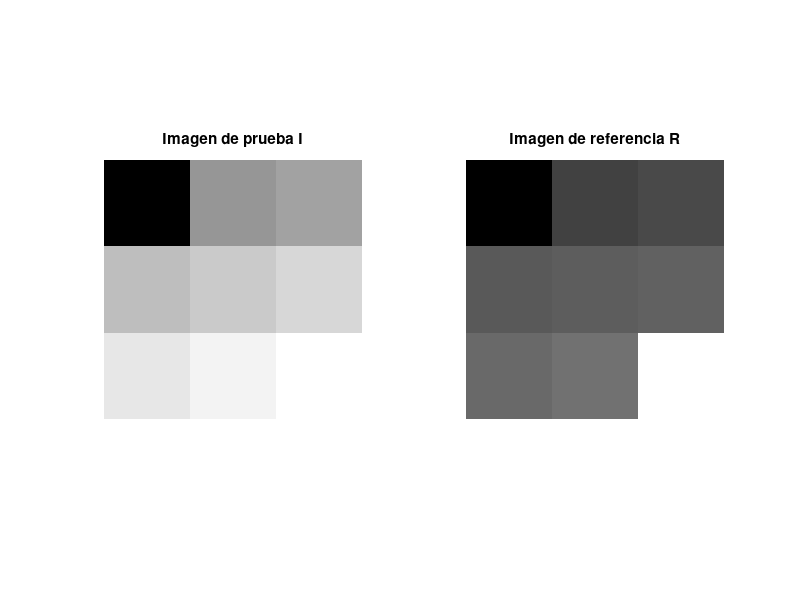

Recreate this plot in MATLAB.
I = [50 105 110; 120 125 130; 135 140 145];
R = [52 103 108; 121 126 129; 134 139 250];

figure;
subplot(1,2,1); imagesc(I); axis image off; colormap gray; title('Imagen de prueba I');
subplot(1,2,2); imagesc(R); axis image off; colormap gray; title('Imagen de referencia R');

function ecm = calcular_ecm(I,R)
    I = double(I); R = double(R);
    ecm = mean((I(:) - R(:)).^2);
end

ecm_value = calcular_ecm(I, R)

function psnr_value = calcular_psnr(I, R, MAX)
    ecm = calcular_ecm(I, R);
    psnr_value = 10 * log10((MAX^2) / ecm);
end

psnr_result = calcular_psnr(I, R, 255)

error_relativo = norm(double(I)-double(R),'fro') / ...
                 norm(double(R),'fro') * 100